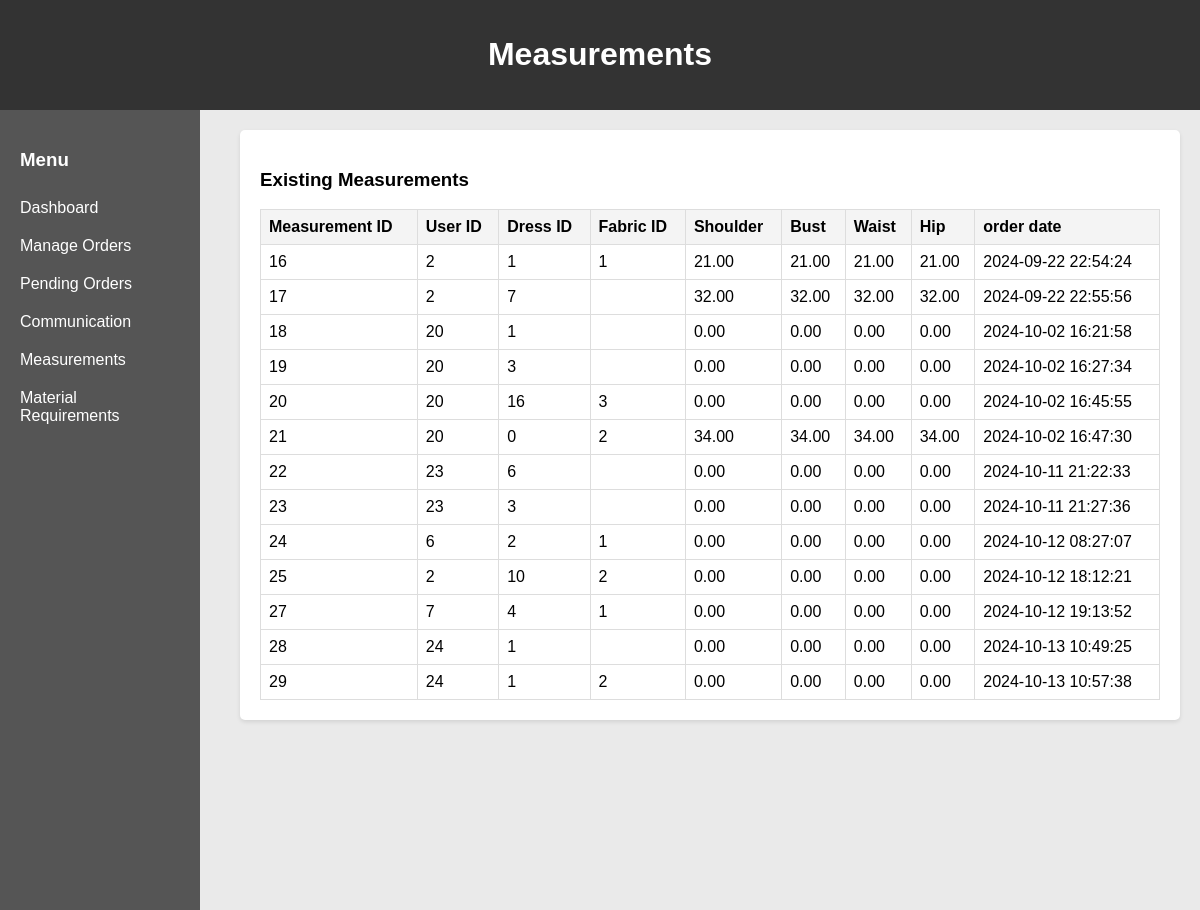
Page /staff/measurement1.php on the committed database.
### tables this page shows
CREATE TABLE `measurements` (
  `MEASUREMENT_ID` int(11) NOT NULL,
  `USER_ID` int(11) NOT NULL,
  `DRESS_ID` int(11) DEFAULT NULL,
  `FABRIC_ID` int(11) DEFAULT NULL,
  `ORDER_ID` int(11) DEFAULT NULL,
  `SHOULDER` decimal(10,2) DEFAULT NULL,
  `BUST` decimal(10,2) DEFAULT NULL,
  `WAIST` decimal(10,2) DEFAULT NULL,
  `HIP` decimal(10,2) DEFAULT NULL,
  `CREATED_AT` datetime NOT NULL DEFAULT current_timestamp()
);

### staff/measurement1.php (the view, shortened to what this page needs)
<?php
$host = 'localhost';
$dbname = 'fashion';
$user = 'root';
$pass = '';
try {
    $pdo = new PDO("mysql:host=$host;dbname=$dbname", $user, $pass);
    $pdo->setAttribute(PDO::ATTR_ERRMODE, PDO::ERRMODE_EXCEPTION);
} catch (PDOException $e) {
    die("Could not connect to the database: " . $e->getMessage());
}
$sql = "SELECT * FROM measurements";
$stmt = $pdo->query($sql);
$measurements = $stmt->fetchAll(PDO::FETCH_ASSOC);
?>
<!DOCTYPE html>
<html lang="en">
<head>
    <link rel="stylesheet" href="staff.css">
</head>
<body>
    <div class="header">
        <h1>Measurements</h1>
    </div>
    <div class="staff-dashboard">
        <aside class="sidebar">
            <h3>Menu</h3>
            <a href="staffdash.html">Dashboard</a>
            <a href="manage-orders.html">Manage Orders</a>
            <a href="pending-orders.html">Pending Orders</a>
            <a href="recent-communications.html">Communication</a>
            <a href="measurements.php">Measurements</a>
            <a href="#">Material Requirements</a>
        </aside>
        <main class="main-content">
            <section class="card">
                <h3>Existing Measurements</h3>
                <table>
                    <thead>
                        <tr>
                            <th>Measurement ID</th>
                            <th>User ID</th>
                            <th>Dress ID</th>
                            <th>Fabric ID</th>
                            <th>Shoulder</th>
                            <th>Bust</th>
                            <th>Waist</th>
                            <th>Hip</th>
                            <th>order date</th>
                        </tr>
                    </thead>
                    <tbody>
                        <?php foreach ($measurements as $measurement): ?>
                        <tr>
                            <td><?php echo htmlspecialchars($measurement['MEASUREMENT_ID']); ?></td>
                            <td><?php echo htmlspecialchars($measurement['USER_ID']); ?></td>
                            <td><?php echo htmlspecialchars($measurement['DRESS_ID']); ?></td>
                            <td><?php echo htmlspecialchars($measurement['FABRIC_ID']); ?></td>
                            <td><?php echo htmlspecialchars($measurement['SHOULDER']); ?></td>
                            <td><?php echo htmlspecialchars($measurement['BUST']); ?></td>
                            <td><?php echo htmlspecialchars($measurement['WAIST']); ?></td>
                            <td><?php echo htmlspecialchars($measurement['HIP']); ?></td>
                            <td><?php echo htmlspecialchars($measurement['CREATED_AT']); ?></td>
                        </tr>
                        <?php endforeach; ?>
                    </tbody>
                </table>
            </section>
        </main>
    </div>
</body>
</html>

### staff/staff.css (style rules this page uses)
body { font-family: Arial, sans-serif; background-color: #eaeaea; margin: 0; padding: 0; }
.header { background-color: #333; color: #fff; padding: 15px; text-align: center; }
.sidebar { width: 200px; background-color: #555; color: #fff; height: 100vh; float: left; padding: 20px; box-sizing: border-box; }
.sidebar a { color: #fff; display: block; padding: 10px 0; text-decoration: none; }
.main-content { margin-left: 220px; padding: 20px; box-sizing: border-box; }
.card { background-color: #fff; border-radius: 5px; box-shadow: 0 2px 4px rgba(0, 0, 0, 0.1); margin-bottom: 20px; padding: 20px; box-sizing: border-box; }
.card table { width: 100%; border-collapse: collapse; }
.card table th, .card table td { border: 1px solid #ddd; padding: 8px; text-align: left; }
.card table th { background-color: #f4f4f4; }

### rows in the picture
measurements: MEASUREMENT_ID "16", USER_ID "2", DRESS_ID "1", FABRIC_ID "1", SHOULDER "21.00", BUST "21.00", WAIST "21.00", HIP "21.00", CREATED_AT "2024-09-22 22:54:24"
measurements: MEASUREMENT_ID "17", USER_ID "2", DRESS_ID "7", SHOULDER "32.00", BUST "32.00", WAIST "32.00", HIP "32.00", CREATED_AT "2024-09-22 22:55:56"
measurements: MEASUREMENT_ID "18", USER_ID "20", DRESS_ID "1", SHOULDER "0.00", BUST "0.00", WAIST "0.00", HIP "0.00", CREATED_AT "2024-10-02 16:21:58"
measurements: MEASUREMENT_ID "19", USER_ID "20", DRESS_ID "3", SHOULDER "0.00", BUST "0.00", WAIST "0.00", HIP "0.00", CREATED_AT "2024-10-02 16:27:34"
measurements: MEASUREMENT_ID "20", USER_ID "20", DRESS_ID "16", FABRIC_ID "3", SHOULDER "0.00", BUST "0.00", WAIST "0.00", HIP "0.00", CREATED_AT "2024-10-02 16:45:55"
measurements: MEASUREMENT_ID "21", USER_ID "20", DRESS_ID "0", FABRIC_ID "2", SHOULDER "34.00", BUST "34.00", WAIST "34.00", HIP "34.00", CREATED_AT "2024-10-02 16:47:30"
measurements: MEASUREMENT_ID "22", USER_ID "23", DRESS_ID "6", SHOULDER "0.00", BUST "0.00", WAIST "0.00", HIP "0.00", CREATED_AT "2024-10-11 21:22:33"
measurements: MEASUREMENT_ID "23", USER_ID "23", DRESS_ID "3", SHOULDER "0.00", BUST "0.00", WAIST "0.00", HIP "0.00", CREATED_AT "2024-10-11 21:27:36"
measurements: MEASUREMENT_ID "24", USER_ID "6", DRESS_ID "2", FABRIC_ID "1", SHOULDER "0.00", BUST "0.00", WAIST "0.00", HIP "0.00", CREATED_AT "2024-10-12 08:27:07"
measurements: MEASUREMENT_ID "25", USER_ID "2", DRESS_ID "10", FABRIC_ID "2", SHOULDER "0.00", BUST "0.00", WAIST "0.00", HIP "0.00", CREATED_AT "2024-10-12 18:12:21"
measurements: MEASUREMENT_ID "27", USER_ID "7", DRESS_ID "4", FABRIC_ID "1", SHOULDER "0.00", BUST "0.00", WAIST "0.00", HIP "0.00", CREATED_AT "2024-10-12 19:13:52"
measurements: MEASUREMENT_ID "28", USER_ID "24", DRESS_ID "1", SHOULDER "0.00", BUST "0.00", WAIST "0.00", HIP "0.00", CREATED_AT "2024-10-13 10:49:25"
measurements: MEASUREMENT_ID "29", USER_ID "24", DRESS_ID "1", FABRIC_ID "2", SHOULDER "0.00", BUST "0.00", WAIST "0.00", HIP "0.00", CREATED_AT "2024-10-13 10:57:38"
